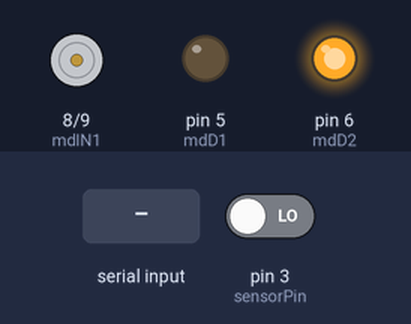
Bench run of a sketch on a simulated Arduino Uno, built with avr-gcc and run on an emulated ATmega328P. Shown: motor-driver pin pairs drawn as motors (green arrow = first pin HIGH = forward, orange = second pin HIGH = backward, longer = more drive, scaled by the enable pin), output pins drawn as LEDs (lit = HIGH). The test bench sets the inputs (shaded band); at power-on: pin 3 (sensorPin) LOW. What the sketch prints to the serial monitor is not drawn.

Above: at 1.2 s.
1.3 s: "30,150\n" received over Serial
At 2.0 s:
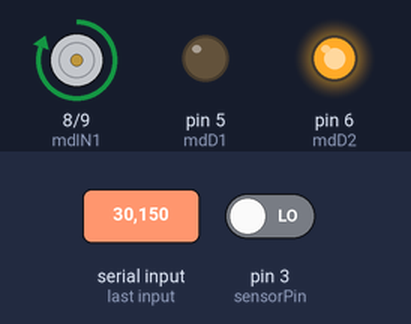
Timing chart, 0 to 4.3 s (numbered marks = the images above; inputs shaded):
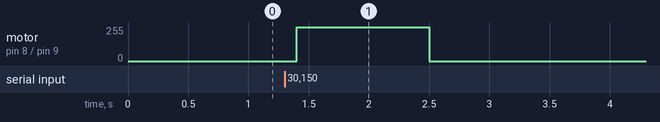

Measured:
- after the input at 1.3 s, motor on pin 8 (mdIN1) / pin 9 (mdIN2): stopped → forward 255/255 after 0.10 s, → stopped 1.1 s later

The sketch:

encoder.ino
```cpp
#define sensorPin 3
#define mdIN2 9
#define mdIN1 8
#define mdD2 6
#define mdD1 5
#define mdEN 7

int sensorData;
float speedVal;
int prevVal = 2;
int statusVal;
float revolveCnt = 0;
int counter = -1;
int currTime = 0;
int prevTime = -1;
float dt = 1;
int intCounter = 0;
float rpm = 0;
float rps;
int desiredVal;
float error;
int loopTime = 0;
int timeThreshold = 1000;
float priorError = 0;
float kp;
float ki;
float kd;
float priorIntegral;
float integral;

void setup() {
  pinMode(sensorPin, INPUT);
  pinMode(mdIN2, OUTPUT);
  pinMode(mdIN1, OUTPUT);
  pinMode(mdD2, OUTPUT);
  pinMode(mdD1, OUTPUT);
  pinMode(mdEN, OUTPUT);

  digitalWrite(mdEN, HIGH);
  digitalWrite(mdD1, LOW);
  digitalWrite(mdD2, HIGH);
  digitalWrite(mdIN1, HIGH);

  Serial.begin(115200);
}

void loop(){
  loopTime = millis();
  //getting input
  if(Serial.available() > 0){
      desiredVal = Serial.parseInt();
      speedVal = map(desiredVal, 0, 280, 0, 255);
      analogWrite(mdIN1, speedVal);
      delay(100);

  }

  if(speedVal < 0){
    speedVal = map(desiredVal, 0, 280, 0, 155);
  }

  analogWrite(mdIN1, speedVal);

  //using kp to decrease error
  error = desiredVal - rpm;
  kp = 0.0015;
  speedVal += (kp * error);

  ki = 0.01;
  integral = priorIntegral + error * ki;
  speedVal += ki*integral;

  kd = 0.00;
  speedVal += kd * (error - priorError) / dt;

  priorError = error;

  //counting revs and computing speed with measured interval
  sensorData = digitalRead(sensorPin);
  statusVal = sensorData;
  if(statusVal != prevVal){
    if(counter > 24){
      counter = 0;
      revolveCnt++;
    }
    if(intCounter >= 2){
      intCounter = 0;
      currTime = millis();
      dt = currTime - prevTime;
      prevTime = currTime;
    }
    counter++;
    intCounter++;
  }
  if(dt!=0){
  rps = (1000 / (dt*12));
  rpm = rps *60;
  }

  prevVal = statusVal;

  if(loopTime - prevTime > timeThreshold){
    rps = 0;
    rpm = 0;
  }
  //debugging
  //Serial.println(dt);
  //Serial.println(counter);
  /*Serial.print("Desired Speed: ");
  Serial.println(desiredVal);
  Serial.print("Error : ");
  Serial.println(error);
  Serial.println(speedVal);
  Serial.print("RPS : ");
  Serial.println(rps);
  Serial.print("RPM : ");*/
  Serial.println(rpm);
  //Serial.println(revolveCnt);
  //Serial.println("---");

}
```
